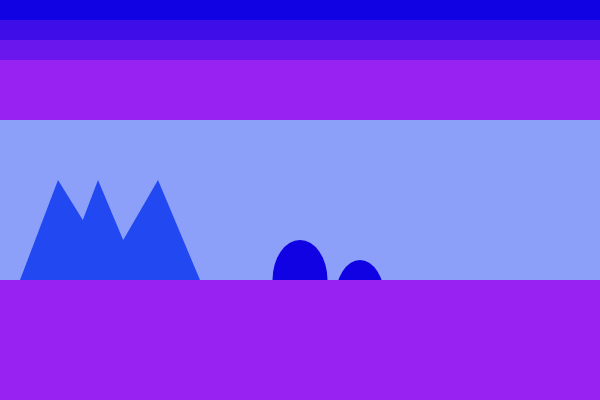
Frame 1 (no input)
Frame 60 (no input): identical to frame 1, image omitted
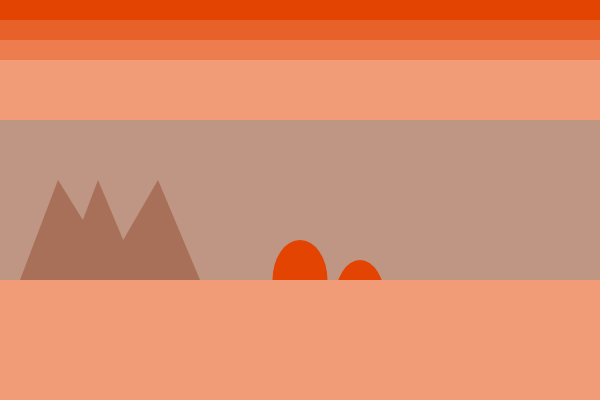
Frame 120 (the mouse pressed at the canvas centre since frame 60)

The p5.js sketch that drew these frames (run headless with seeded random() and noise() and a simulated clock; from frame 60 on, the mouse is pressed at the canvas centre):

// p5.js sketch
// ── sketch.js
let to;
let from;
let interA;
let interB;
let mountainColor;

function setup() {
  createCanvas(600, 400);
}

function draw() {
  background(140, 160, 250);
  noStroke();
  from = color(17, 2, 227)
  to = color(152, 34, 242);


  interA = lerpColor(from, to, 0.33);
  interB = lerpColor(from, to, 0.66);
  mountainColor = color(34, 72, 242);

  if (mouseY >= height / 2) {
    background(191, 149, 132);
    from = color(227, 68, 2)
    to = color(242, 155, 119);

    interA = lerpColor(from, to, 0.33);
    interB = lerpColor(from, to, 0.66);
    mountainColor = color(168, 112, 89);
  }

  sky()
  mountains()
  hills()
  ground()
}

function sky() {
  fill(from);
  rect(0, 0, width, 60);
  fill(interA);
  rect(0, 20, width, 60);
  fill(interB);
  rect(0, 40, width, 60);
  fill(to);
  rect(0, 60, width, 60);
}

function mountains() {
  fill(mountainColor);
  triangle(20, 280, 58, 180, 120, 280);
  triangle(60, 280, 98, 180, 140, 280);
  triangle(100, 280, 158, 180, 200, 280);
}

function hills() {
  fill(from)
  ellipse(300, 280, 55, 80);
  ellipse(360, 300, 50, 80);
}

function ground() {
  fill(to)
  rect(0, 280, width, height - 280)
}
